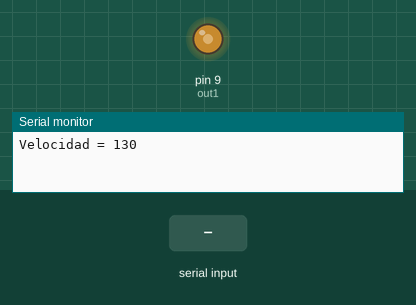
Simulated run of this sketch. Board: Arduino Uno, built with avr-gcc and run on an emulated ATmega328P. Shown: output pins drawn as LEDs (lit = HIGH), the last lines printed to the serial monitor. Inputs (shaded band) come from the test bench.

Above: at 1.2 s.
1.3 s: "90,45\n" received over Serial
At 1.9 s:
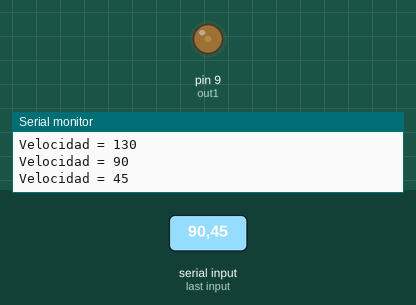
2.8 s: "200\n" received over Serial
At 3.7 s:
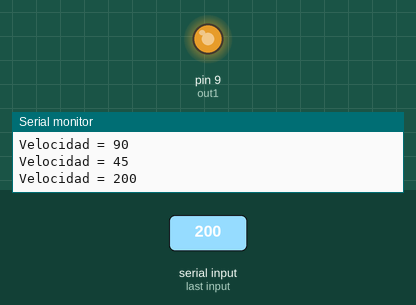
4.3 s: "90\n" received over Serial
At 4.8 s:
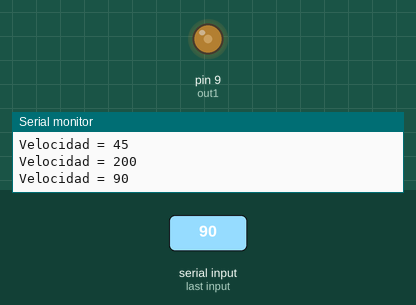
Timing chart, 0 to 7.3 s (numbered marks = the images above; inputs shaded):
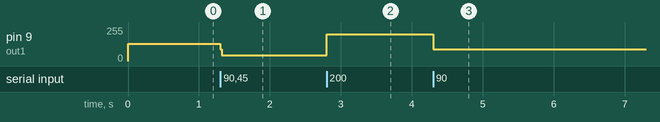

The sketch:

practica_3.ino
```cpp
//Para leer varios caracteres

int out1 = 9;  // Senal PWM de control
int vel;
int velocidad;

void setup(){
  Serial.begin(9600);
  pinMode(out1,OUTPUT);
  vel = 0;
  velocidad = 130;
  analogWrite(out1, velocidad);  // Velocidad 0
  Serial.print("Velocidad = ");
  Serial.println(velocidad);
  }


void loop(){
 while(Serial.available()>0){
   vel = Serial.parseInt();
   if(vel!=0){
     velocidad = vel;
     datoVel(vel);
    }
  }

 if(!(Serial.available())){
  analogWrite(out1,velocidad);
 }
}


void datoVel(int velocidad){
  velocidad = constrain(velocidad,1, 254);   //Validacion de Datos
  if (velocidad >= 1 && velocidad <= 254){
    analogWrite(out1, velocidad);
    Serial.print("Velocidad = ");
    Serial.println(velocidad);
    }
  delay(15);
}
```

Measured:
- after the input at 1.3 s, pin 9 (out1): 130/255 → 45/255 at once
- after the input at 2.8 s, pin 9 (out1): 45/255 → 200/255 at once
- after the input at 4.3 s, pin 9 (out1): 200/255 → 90/255 at once
